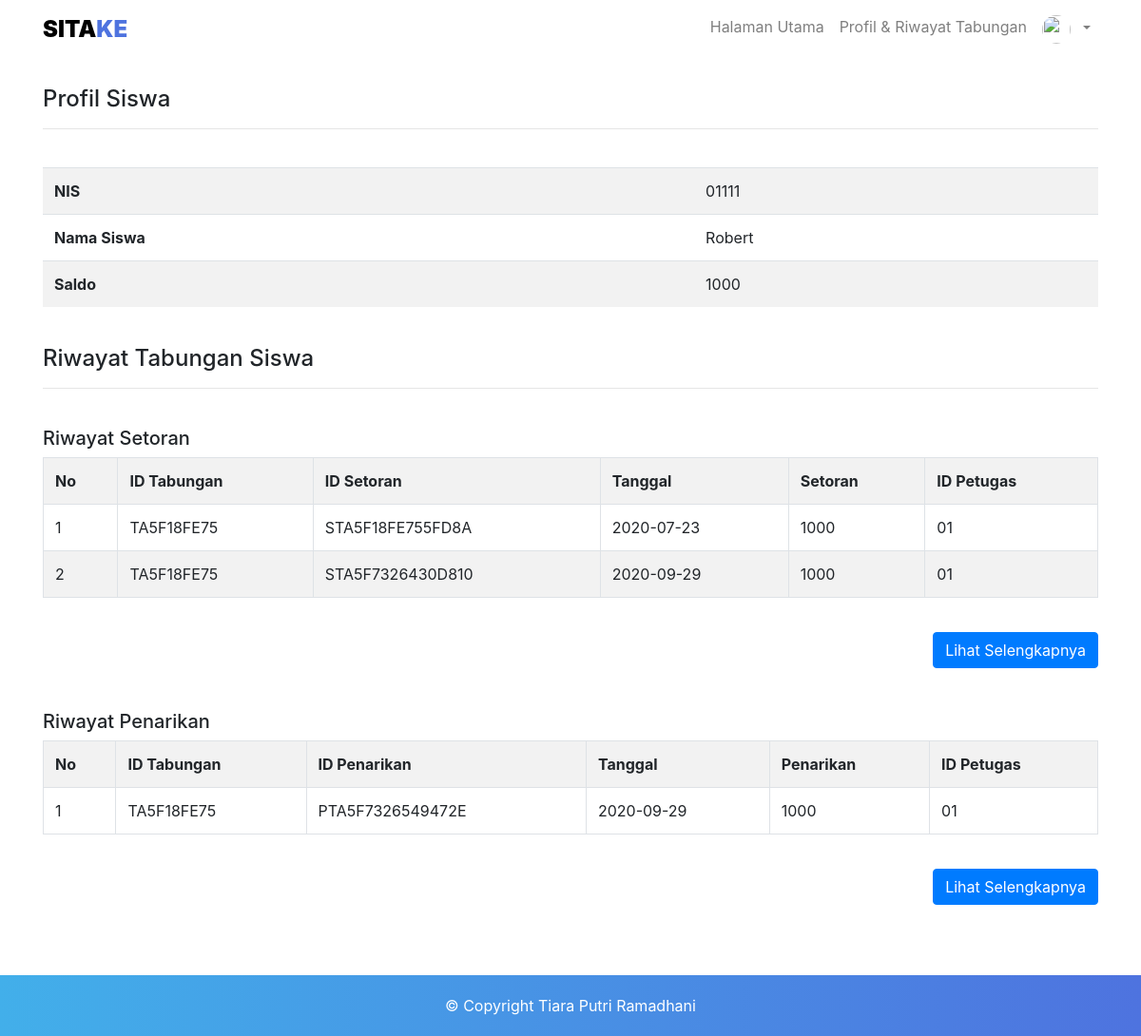
/siswa/tabungan.php?id_tabungan=TA5F18FE75 (signed in), run on the app's committed database.
### tables this page shows
CREATE TABLE `tabungan` (
  `id_tabungan` char(10) NOT NULL,
  `nis` char(15) NOT NULL,
  `saldo` varchar(100) NOT NULL
);

CREATE TABLE `siswa` (
  `nis` char(15) NOT NULL,
  `foto_siswa` varchar(200) NOT NULL,
  `nama_siswa` varchar(50) NOT NULL,
  `alamat_siswa` text NOT NULL,
  `jk_siswa` varchar(20) NOT NULL,
  `telepon_siswa` varchar(15) NOT NULL,
  `user_siswa` varchar(20) NOT NULL,
  `pass` varchar(50) NOT NULL,
  `level` varchar(10) NOT NULL
);

CREATE TABLE `setoran` (
  `id_setoran` char(30) NOT NULL,
  `id_tabungan` char(10) NOT NULL,
  `tanggal` date NOT NULL,
  `setoran` varchar(100) NOT NULL,
  `id_petugas` char(5) NOT NULL
);

CREATE TABLE `penarikan` (
  `id_penarikan` char(30) NOT NULL,
  `id_tabungan` char(10) NOT NULL,
  `tanggal` date NOT NULL,
  `penarikan` varchar(100) NOT NULL,
  `id_petugas` char(5) NOT NULL
);

### siswa/tabungan.php (the view, shortened to what this page needs)
<?php
include("includers/header.php");
include("includers/navbar.php");
include ("../koneksi/koneksi.php");
?>
<div class="profil-page container-fluid">
	<div class="maincontent">
		<div class="container">
			<h4>Profil Siswa</h4><hr><br>
			<div class="row">
				<div class="table-responsive col">
					<table class="table table-striped" style="background-color: #fff">
						<?php
						$idtab = $_GET['id_tabungan'];
						$sql = "SELECT A.nis, A.saldo, B.nama_siswa FROM tabungan AS A INNER JOIN siswa AS B ON (A.nis = B.nis) WHERE A.id_tabungan = '$idtab'";
						$query = mysqli_query($koneksi, $sql);
						if(mysqli_num_rows($query) == 0){
							echo '<tr><td colspan="2"><center>Tidak ada data!</center></td></tr>';
						}else{
							while ($data = mysqli_fetch_assoc($query)) {
								echo "<tr>";
								echo "<td><b>NIS</b></td>";
								echo "<td>".$data['nis']."</td>";
								echo "</tr>";
								echo "<tr>";
								echo "<td><b>Nama Siswa</b></td>";
								echo "<td>".$data['nama_siswa']."</td>";
								echo "</tr>";
								echo "<tr>";
								echo "<td><b>Saldo</b></td>";
								echo "<td>".$data['saldo']."</td>";
								echo "</tr>";
							}
						}
						?>
					</table>
				</div>
			</div><br>
			<h4>Riwayat Tabungan Siswa</h4><hr><br>
			<div class="row">
				<div class="container-fluid">
					<h5>Riwayat Setoran</h5>
					<div class="table-responsive">
						<table class="table table-bordered table-hover table-striped">
							<tr>
								<th>No</th>
								<th>ID Tabungan</th>
								<th>ID Setoran</th>
								<th>Tanggal</th>
								<th>Setoran</th>
								<th>ID Petugas</th>
							</tr>
							<?php
							$mulai = 0;
							$tujuan = 5;
							if(isset($_GET['halaman'])) {
								$hal = $_GET['halaman'];
								$mulai = ($hal*$tujuan)-$tujuan;
							} else {
								$mulai = 0;
							}
							$idtab = $_GET['id_tabungan'];
							$sql = "SELECT * FROM setoran WHERE id_tabungan = '$idtab' limit $mulai,$tujuan";
							$query = mysqli_query($koneksi, $sql);
							if(mysqli_num_rows($query) == 0){
								echo '<tr><td colspan="7"><center>Tidak ada data!</center></td></tr>';
							}else{
								$no = 1+$mulai;
								while ($data = mysqli_fetch_assoc($query)) {
									echo "<tr>";
									echo "<td>$no</td>";
									echo "<td>".$data['id_tabungan']."</td>";
									echo "<td>".$data['id_setoran']."</td>";
									echo "<td>".$data['tanggal']."</td>";
									echo "<td>".$data['setoran']."</td>";
									echo "<td>".$data['id_petugas']."</td>";
									echo "</tr>";
									$no++;
								}
							}
							?>
						</table>
					</div>
					<div style="float: right; margin-top: 20px; margin-bottom: 20px;">
						<?php
						$idtab = $_GET['id_tabungan'];
						echo '<a class="btn btn-primary btn-tambah"  href="detail_setoran_siswa.php?id_tabungan='.$idtab.'">Lihat Selengkapnya</a>';
						?>
					</div>
				</div>
			</div><br>
			<div class="row">
				<div class="container-fluid">
					<h5>Riwayat Penarikan</h5>
					<div class="table-responsive">
						<table class="table table-bordered table-hover table-striped">
							<tr>
								<th>No</th>
								<th>ID Tabungan</th>
								<th>ID Penarikan</th>
								<th>Tanggal</th>
								<th>Penarikan</th>
								<th>ID Petugas</th>
							</tr>
							<?php
							$mulai = 0;
							$tujuan = 5;
							if(isset($_GET['halaman'])) {
								$hal = $_GET['halaman'];
								$mulai = ($hal*$tujuan)-$tujuan;
							} else {
								$mulai = 0;
							}
							$idtab = $_GET['id_tabungan'];
							$sql = "SELECT * FROM penarikan WHERE id_tabungan = '$idtab' limit $mulai,$tujuan";
							$query = mysqli_query($koneksi, $sql);
							if(mysqli_num_rows($query) == 0){
								echo '<tr><td colspan="7"><center>Tidak ada data!</center></td></tr>';
							}else{
								$no = 1+$mulai;
								while ($data = mysqli_fetch_assoc($query)) {
									echo "<tr>";
									echo "<td>$no</td>";
									echo "<td>".$data['id_tabungan']."</td>";
									echo "<td>".$data['id_penarikan']."</td>";
									echo "<td>".$data['tanggal']."</td>";
									echo "<td>".$data['penarikan']."</td>";
									echo "<td>".$data['id_petugas']."</td>";
									echo "</tr>";
									$no++;
								}
							}
							?>
						</table>
					</div>
					<div style="float: right; margin-top: 20px; margin-bottom: 20px;">
						<?php
						$idtab = $_GET['id_tabungan'];
						echo '<a class="btn btn-primary btn-tambah"  href="detail_penarikan_siswa.php?id_tabungan='.$idtab.'">Lihat Selengkapnya</a>';
						?>
					</div>
				</div>
			</div><br>
		</div>
	</div>
</div>
<?php
include("includers/footer.php");
?>

### assets/css/style_siswa.css (style rules this page uses)
body { background: url(../../siswa/img/bg.png); height: auto; }
.profil-page { margin-bottom: 30px; margin-top: 90px; }

### assets/css/navbar.css (style rules this page uses)
body { margin: 0; padding: 0; }

### data on the page
tabungan: nis "01111", nis.nama_siswa "Robert", saldo "1000"
setoran: id_tabungan "TA5F18FE75", id_setoran "STA5F18FE755FD8A", tanggal "2020-07-23", setoran "1000", id_petugas "01"
setoran: id_tabungan "TA5F18FE75", id_setoran "STA5F7326430D810", tanggal "2020-09-29", setoran "1000", id_petugas "01"
penarikan: id_tabungan "TA5F18FE75", id_penarikan "PTA5F7326549472E", tanggal "2020-09-29", penarikan "1000", id_petugas "01"
